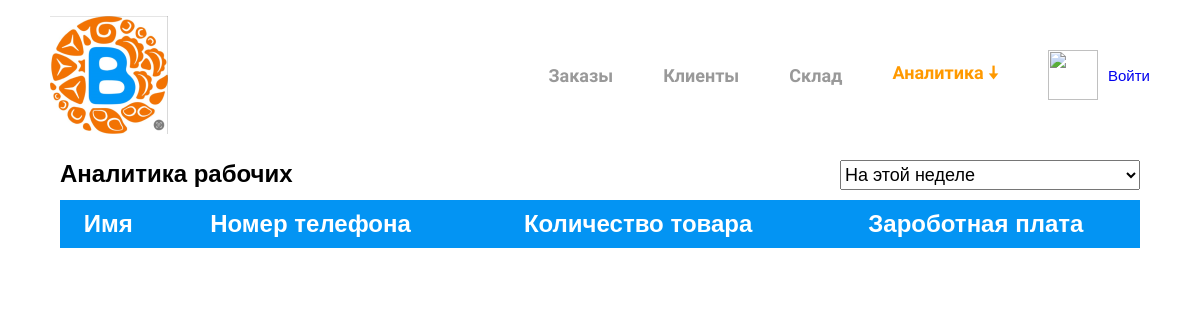
Page /analytics/workers/ on the earlier database version.
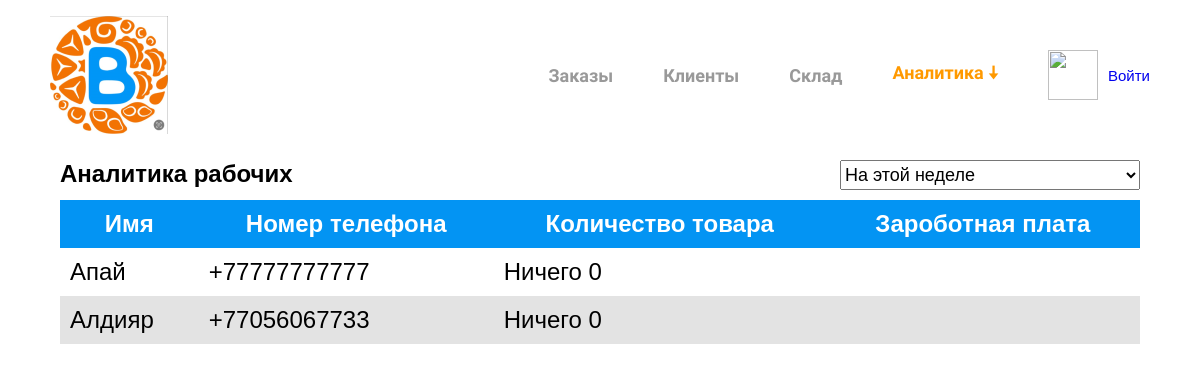
Same page on the later database version.
### clients/models.py (models this page shows, shortened)
class Client(models.Model):
    phone_number = models.CharField(verbose_name="Номер телефона", max_length=15, unique=True, primary_key=True)
    password = models.CharField(verbose_name="Пароль", max_length=100, default="12345678")
    name = models.CharField(verbose_name="Имя", max_length=100)
    address = models.CharField(verbose_name="Адрес", max_length=150)
    total = models.DecimalField(verbose_name="Общая сумма заказов", default=0, max_digits=20, decimal_places=2)
    created_at = models.DateTimeField(auto_now_add=True)
    is_active = models.BooleanField(default=True)
    class Meta:
        ordering = ["-created_at"]

class Worker(Client):
    pass

class Client(models.Model):
    phone_number = models.CharField(verbose_name="Номер телефона", max_length=15, unique=True, primary_key=True)
    password = models.CharField(verbose_name="Пароль", max_length=100, default="12345678")
    name = models.CharField(verbose_name="Имя", max_length=100)
    address = models.CharField(verbose_name="Адрес", max_length=150)
    total = models.DecimalField(verbose_name="Общая сумма заказов", default=0, max_digits=20, decimal_places=2)
    created_at = models.DateTimeField(auto_now_add=True)
    is_active = models.BooleanField(default=True)
    class Meta:
        ordering = ["-created_at"]

### analytics/views.py (the view)
# urls.py: path('workers/', views.workers_view, name="analytics_workers"),
def workers_view(request):
    date = request.GET.get("date", "cw")
    print(date)
    days, start, end = _get_days(date)
    workers = Worker.objects.filter(is_active=True)
    supplies = {}
    for worker in workers:
        supplies[worker.phone_number] = {}
        for supply in worker.supplies.filter(created_at__gt=start).filter(created_at__lt=end):
            try:
                supplies[worker.phone_number][supply.product] += supply.amount
            except KeyError:
                supplies[worker.phone_number][supply.product] = supply.amount
    return render(request, "analytics/workers.html", {
        "workers": workers,
        "supplies": supplies,
        "section": "analytics"
    })

### analytics/views.py (called while the page is built, shortened)
def _get_days(date):
    start = None
    end = None
    days = None
    if date[1] == "w":
        days = 7
        if date == 'cw':
            start = datetime.date.today() - datetime.timedelta(datetime.date.today().weekday())
        elif date == "pw":
            start = datetime.date.today() - datetime.timedelta(datetime.date.today().weekday()) - datetime.timedelta(7)
    end = start + datetime.timedelta(days)
    print(days, start, end)
    return days, start, end

### templates/analytics/workers.html (shortened to what this page needs)
{% extends 'base.html' %}
{% load static %}
{% block link %}
	<link rel="stylesheet" href="{% static 'css/selling.css' %}">
	<link rel="stylesheet" href="{% static 'css/table.css' %}">
{% endblock link %}
{% block body %}
	<div class="heading">
		<h2>Аналитика рабочих</h2>
		<select id="select" name="select">
			<option value="cw">На этой неделе</option>
		</select>
	</div>
	<table>
		<tr>
			<th>Имя</th>
			<th>Номер телефона</th>
			<th>Количество товара</th>
			<th>Зароботная плата</th>
		</tr>
		{% for worker in workers %}
			{% if forloop.counter0|divisibleby:2 %}
				<tr class="white">
					<td>{{ worker.name }}</td>
					<td>+{{ worker.phone_number }}</td>
					<td>
						{% for work, products in supplies.items %}
							{% if work == worker.phone_number %}
								{% if not products %}
									<p>Ничего 0</p>
								{% else %}
									{% for product, amount in products.items %}
										{{ product }}: {{ amount }} кг <br>
									{% endfor %}
								{% endif %}
							{% endif %}
						{% endfor %}
					</td>
					<td></td>
				</tr>
			{% else %}
				<tr class="gray">
					<td>{{ worker.name }}</td>
					<td>+{{ worker.phone_number }}</td>
					<td>
						{% for work, products in supplies.items %}
							{% if work == worker.phone_number %}
								{% if not products %}
									<p>Ничего 0</p>
								{% else %}
									{% for product, amount in products.items %}
										{{ product }}: {{ amount }} кг <br>
									{% endfor %}
								{% endif %}
							{% endif %}
						{% endfor %}
					</td>
					<td></td>
				</tr>
			{% endif %}
		{% endfor %}
	</table>
{% endblock body %}

Differences in the rows shown:
added Worker: name "Апай", phone_number "77777777777"
added Worker: name "Алдияр", phone_number "77056067733"
